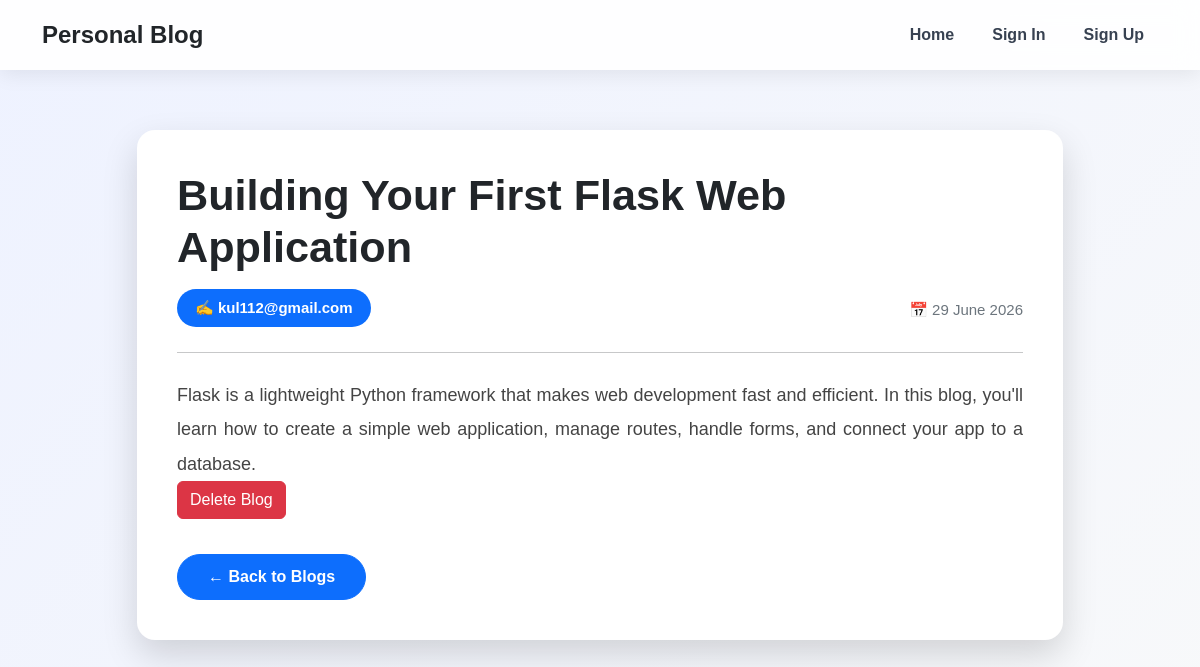
Page /blog-details/4 on the committed database.
### app.py (models this page shows)
class Blog(db.Model):
    id = db.Column(db.Integer, primary_key=True)
    title = db.Column(db.String(100), nullable=False)
    description = db.Column(db.Text, nullable=False)
    createdat = db.Column(db.DateTime, default=datetime.utcnow)
    author = db.Column(db.String(100), nullable=False)

### app.py (the view)
@app.route('/blog-details/<int:blog_id>')
def blogdetails(blog_id):
    blog = Blog.query.get_or_404(blog_id)
    return render_template('details.html', blog=blog)

### Templates/details.html (shortened to what this page needs)
<!doctype html>
<html lang="en">
<head>
    <link href="https://cdn.jsdelivr.net/npm/bootstrap@5.3.8/dist/css/bootstrap.min.css"
          rel="stylesheet">
</head>
<body>
<nav class="navbar navbar-expand-lg">
        <div class="container">
            <a class="navbar-brand" href="/">Personal Blog</a>
            <div class="collapse navbar-collapse" id="navbarNav">
                <ul class="navbar-nav ms-auto">
                    <li class="nav-item">
                        <a class="nav-link" href="/">Home</a>
                    </li>
                    {% if 'user' not in session %}
                    <li class="nav-item">
                        <a class="nav-link" href="/login">Sign In</a>
                    </li>
                    <li class="nav-item">
                        <a class="nav-link" href="/register">Sign Up</a>
                    </li>
                    {% endif %}
                </ul>
            </div>
        </div>
    </nav>
<div class="container blog-container">
    <div class="blog-card">
        <div class="blog-content">
            <h1 class="blog-title">
                {{ blog.title }}
            </h1>
            <div class="meta">
                <span class="author">
                    ✍ {{ blog.author }}
                </span>
                <span class="date">
                    📅 {{ blog.createdat.strftime('%d %B %Y') }}
                </span>
            </div>
            <hr>
            <div class="description">
                {{ blog.description }}
            </div>
            <form action="{{url_for('deleteblog' , blog_id = blog.id)}}"  method="POST">
                <button type="submit" class="btn btn-danger">Delete Blog</button>
            </form>
            <a href="{{ url_for('home') }}" class="btn btn-primary back-btn">
                ← Back to Blogs
            </a>
        </div>
    </div>
</div>
</body>
</html>

### Templates/details.html (style rules this page uses)
* { margin:0; padding:0; box-sizing:border-box; }
body { font-family:Arial, Helvetica, sans-serif; background:linear-gradient(135deg,#eef2ff,#f8f9fa); min-height:100vh; }
.blog-container { max-width:950px; margin:60px auto; }
.blog-card { background:#fff; border:none; border-radius:18px; overflow:hidden; box-shadow:0 15px 35px rgba(0,0,0,.15); transition:.3s; }
.blog-content { padding:40px; }
.blog-title { font-size:2.7rem; font-weight:700; color:#212529; margin-bottom:15px; }
.meta { display:flex; justify-content:space-between; flex-wrap:wrap; margin-bottom:25px; }
.author { display:inline-block; background:#0d6efd; color:#fff; padding:8px 18px; border-radius:30px; font-size:15px; font-weight:600; }
.date { color:#6c757d; font-size:15px; margin-top:10px; }
hr { margin:25px 0; }
.description { font-size:18px; line-height:1.9; color:#444; text-align:justify; }
.back-btn { margin-top:35px; padding:10px 30px; border-radius:30px; font-weight:bold; transition:.3s; }
.navbar { background: rgba(255, 255, 255, 0.9) !important; backdrop-filter: blur(12px); -webkit-backdrop-filter: blur(12px); box-shadow: 0 4px 20px rgba(0, 0, 0, 0.08); padding: 12px 0; }
.navbar-brand { font-size: 1.5rem; font-weight: 700; color: var(--primary) !important; }
.nav-link { color: #374151 !important; font-weight: 600; margin-left: 10px; padding: 8px 14px !important; border-radius: 8px; transition: all 0.3s ease; }

### rows in the picture
Blog: title "Building Your First Flask Web Application", author "kul112@gmail.com", createdat "29 June 2026", description "Flask is a lightweight Python framework that makes web development fast and efficient. In this blog, you'll learn how to create a simple web application, manage routes, handle forms, and connect your app to a database."
